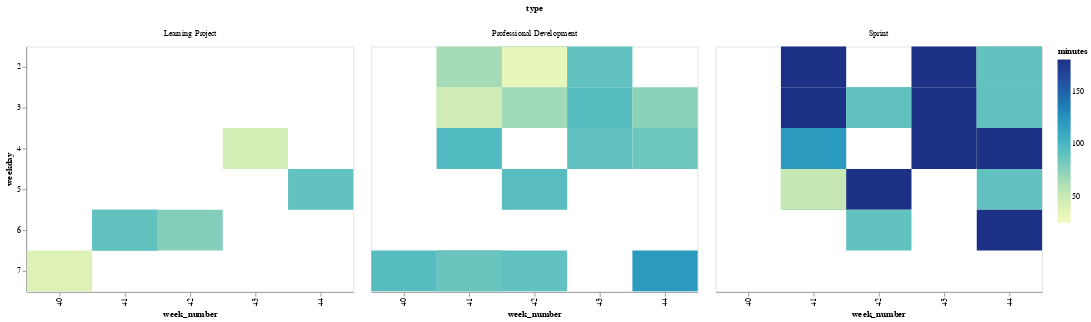

Notebook cell for this chart:
### Code cell
alt.Chart(wrangled).mark_rect().encode(
    x = 'week_number:O',
    y = 'weekday:O',
    color = 'minutes:Q'
).facet(
    column = 'type:N'
)

### Figure 1 — Vega-Lite specification as saved in the notebook (floating-point values rounded to 4 significant figures)
{"config": {"view": {"width": 400, "height": 300}, "mark": {"tooltip": null}}, "data": {"name": "data-a187fe47001069d97ecea2d69eb046d1"}, "facet": {"column": {"type": "nominal", "field": "type"}}, "spec": {"mark": "rect", "encoding": {"color": {"type": "quantitative", "field": "minutes"}, "x": {"type": "ordinal", "field": "week_number"}, "y": {"type": "ordinal", "field": "weekday"}}}, "$schema": "https://vega.github.io/schema/vega-lite/v3.4.0.json", "datasets": {"data-a187fe47001069d97ecea2d69eb046d1": [{"date": "2019-10-05T00:00:00", "week_number": 40, "weekday": 7, "type": "Professional Development", "minutes": 95}, {"date": "2019-10-05T00:00:00", "week_number": 40, "weekday": 7, "type": "Learning Project", "minutes": 38}, {"date": "2019-10-07T00:00:00", "week_number": 41, "weekday": 2, "type": "Professional Development", "minutes": 25}, {"date": "2019-10-07T00:00:00", "week_number": 41, "weekday": 2, "type": "Professional Development", "minutes": 65}, {"date": "2019-10-07T00:00:00", "week_number": 41, "weekday": 2, "type": "Sprint", "minutes": 180}, {"date": "2019-10-08T00:00:00", "week_number": 41, "weekday": 3, "type": "Professional Development", "minutes": 55}, {"date": "2019-10-08T00:00:00", "week_number": 41, "weekday": 3, "type": "Professional Development", "minutes": 47}, {"date": "2019-10-08T00:00:00", "week_number": 41, "weekday": 3, "type": "Sprint", "minutes": 180}, {"date": "2019-10-09T00:00:00", "week_number": 41, "weekday": 4, "type": "Professional Development", "minutes": 97}, {"date": "2019-10-09T00:00:00", "week_number": 41, "weekday": 4, "type": "Sprint", "minutes": 60}, {"date": "2019-10-09T00:00:00", "week_number": 41, "weekday": 4, "type": "Sprint", "minutes": 120}, {"date": "2019-10-10T00:00:00", "week_number": 41, "weekday": 5, "type": "Sprint", "minutes": 25}, {"date": "2019-10-10T00:00:00", "week_number": 41, "weekday": 5, "type": "Sprint", "minutes": 103}, {"date": "2019-10-10T00:00:00", "week_number": 41, "weekday": 5, "type": "Sprint", "minutes": 52}, {"date": "2019-10-11T00:00:00", "week_number": 41, "weekday": 6, "type": "Learning Project", "minutes": 105}, {"date": "2019-10-11T00:00:00", "week_number": 41, "weekday": 6, "type": "Learning Project", "minutes": 90}, {"date": "2019-10-12T00:00:00", "week_number": 41, "weekday": 7, "type": "Professional Development", "minutes": 102}, {"date": "2019-10-12T00:00:00", "week_number": 41, "weekday": 7, "type": "Professional Development", "minutes": 87}, {"date": "2019-10-14T00:00:00", "week_number": 42, "weekday": 2, "type": "Professional Development", "minutes": 90}, {"date": "2019-10-14T00:00:00", "week_number": 42, "weekday": 2, "type": "Professional Development", "minutes": 31}, {"date": "2019-10-15T00:00:00", "week_number": 42, "weekday": 3, "type": "Professional Development", "minutes": 67}, {"date": "2019-10-15T00:00:00", "week_number": 42, "weekday": 3, "type": "Sprint", "minutes": 90}, {"date": "2019-10-15T00:00:00", "week_number": 42, "weekday": 3, "type": "Sprint", "minutes": 90}, {"date": "2019-10-17T00:00:00", "week_number": 42, "weekday": 5, "type": "Professional Development", "minutes": 94}, {"date": "2019-10-17T00:00:00", "week_number": 42, "weekday": 5, "type": "Sprint", "minutes": 180}, {"date": "2019-10-18T00:00:00", "week_number": 42, "weekday": 6, "type": "Learning Project", "minutes": 78}, {"date": "2019-10-18T00:00:00", "week_number": 42, "weekday": 6, "type": "Sprint", "minutes": 90}, {"date": "2019-10-19T00:00:00", "week_number": 42, "weekday": 7, "type": "Professional Development", "minutes": 90}, {"date": "2019-10-21T00:00:00", "week_number": 43, "weekday": 2, "type": "Professional Development", "minutes": 90}, {"date": "2019-10-21T00:00:00", "week_number": 43, "weekday": 2, "type": "Sprint", "minutes": 180}, {"date": "2019-10-22T00:00:00", "week_number": 43, "weekday": 3, "type": "Professional Development", "minutes": 95}, {"date": "2019-10-22T00:00:00", "week_number": 43, "weekday": 3, "type": "Sprint", "minutes": 180}, {"date": "2019-10-23T00:00:00", "week_number": 43, "weekday": 4, "type": "Professional Development", "minutes": 90}, {"date": "2019-10-23T00:00:00", "week_number": 43, "weekday": 4, "type": "Learning Project", "minutes": 45}, {"date": "2019-10-23T00:00:00", "week_number": 43, "weekday": 4, "type": "Sprint", "minutes": 180}, {"date": "2019-10-28T00:00:00", "week_number": 44, "weekday": 2, "type": "Sprint", "minutes": 90}, {"date": "2019-10-28T00:00:00", "week_number": 44, "weekday": 2, "type": "Sprint", "minutes": 45}, {"date": "2019-10-28T00:00:00", "week_number": 44, "weekday": 2, "type": "Sprint", "minutes": 90}, {"date": "2019-10-29T00:00:00", "week_number": 44, "weekday": 3, "type": "Professional Development", "minutes": 75}, {"date": "2019-10-29T00:00:00", "week_number": 44, "weekday": 3, "type": "Sprint", "minutes": 90}, {"date": "2019-10-29T00:00:00", "week_number": 44, "weekday": 3, "type": "Sprint", "minutes": 90}, {"date": "2019-10-30T00:00:00", "week_number": 44, "weekday": 4, "type": "Professional Development", "minutes": 86}, {"date": "2019-10-30T00:00:00", "week_number": 44, "weekday": 4, "type": "Sprint", "minutes": 180}, {"date": "2019-10-31T00:00:00", "week_number": 44, "weekday": 5, "type": "Sprint", "minutes": 90}, {"date": "2019-10-31T00:00:00", "week_number": 44, "weekday": 5, "type": "Learning Project", "minutes": 90}, {"date": "2019-11-01T00:00:00", "week_number": 44, "weekday": 6, "type": "Sprint", "minutes": 180}, {"date": "2019-11-02T00:00:00", "week_number": 44, "weekday": 7, "type": "Professional Development", "minutes": 120}]}}
